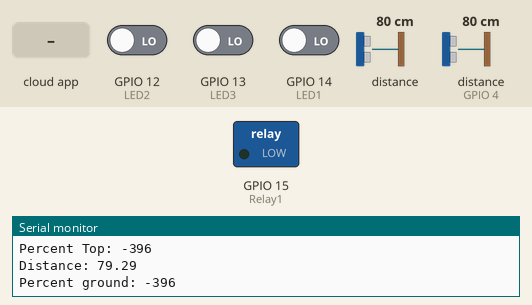
This sketch was run on a simulated ESP8266 (NodeMCU). Parts: switched loads named in the sketch (green lamp = pin HIGH), the last lines printed to the serial monitor. Wiring (inferred from the names in the program): 2 × ultrasonic range finder: trigger GPIO 2, echo GPIO 0 / trigger GPIO 5, echo GPIO 4. Inputs (shaded band) come from the test bench; at power-on: GPIO 12 (LED2) LOW, GPIO 13 (LED3) LOW, GPIO 14 (LED1) LOW, distance to the obstacle 80 cm, distance to the obstacle (sensor on GPIO 4) 80 cm. The echo pulse lasts 58.3 µs per cm; WiFi joins after 1.5 s; servers stay silent unless stated; the Firebase database answers and starts empty; pins used as bus, display or sensor lines are not drawn.

Above: at 2.8 s.
2.9 s: the phone or cloud app sets S2 to 1
6.0 s: the phone or cloud app sets S3 to 1
At 6.9 s:
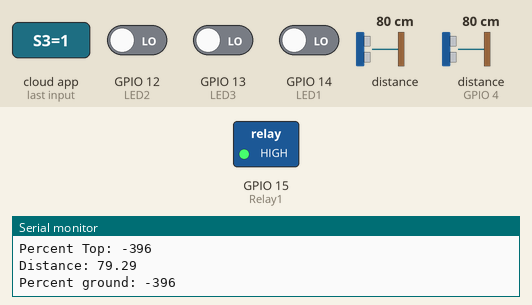
7.5 s: the phone or cloud app sets S3 to 0
At 9.9 s:
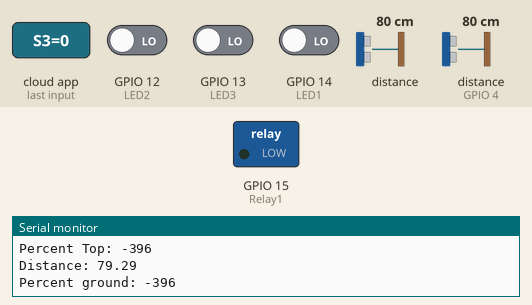
Timing chart, 0 to 11.4 s (numbered marks = the images above; inputs shaded):
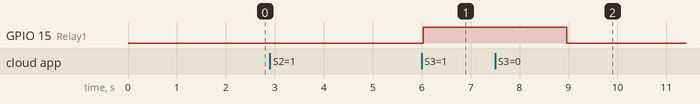

Measured:
- after the input at 6.0 s, GPIO 15 (Relay1): LOW → HIGH at once
- after the input at 7.5 s, GPIO 15 (Relay1): HIGH → LOW after 1.5 s

The sketch:

PUMP_Automation.ino
```cpp
#include <ESP8266WiFi.h>
#include <FirebaseArduino.h>
#define FIREBASE_HOST "pump-automation.firebaseio.com"                     //Your Firebase Project URL goes here without "http:" , "\" and "/"
#define FIREBASE_AUTH "nvjyJOZqPrcYb6m89OdH02k84frLkqYOmB3lW6Xa"       //Your Firebase Database Secret goes here
#define WIFI_SSID "CD"                                               //your WiFi SSID for which yout NodeMCU connects
#define WIFI_PASSWORD "12345678"                                      //Password of your wifi network

#define Relay1 15 //D8
int val1, val2, val3, b1, b2, b3;

// defines pins numbers
const int trigPin = 2;  //D4 Top tank
const int echoPin = 0;  //D3
const int trigPin1 = 5;  //D1 Bottom tank
const int echoPin1 = 4;  //D2

#define LED1 14 //D5
#define LED2 12 //D6
#define LED3 13 //D7

// defines variables for sensor 1
long duration;
float distance;
int percentage;
float maxlevel, tankheight, EmptySpace, ActualDist, Temp;

// defines variables for sensor 2
long duration1;
float distance1;
int percentage1;
float maxlevel1, tankheight1, EmptySpace1, ActualDist1, Temp1;

void setup() {

  pinMode(Relay1, OUTPUT);

  pinMode(LED1, INPUT);
  pinMode(LED2, INPUT);
  pinMode(LED3, INPUT);


  digitalWrite(Relay1, LOW);

  pinMode(trigPin, OUTPUT); // Sets the trigPin as an Output
  pinMode(echoPin, INPUT); // Sets the echoPin as an Input

  pinMode(trigPin1, OUTPUT); // Sets the trigPin as an Output
  pinMode(echoPin1, INPUT); // Sets the echoPin as an Input

  Serial.begin(9600); // Starts the serial communication

  WiFi.begin(WIFI_SSID, WIFI_PASSWORD);
  Serial.print("connecting");
  while (WiFi.status() != WL_CONNECTED) {
    Serial.print(".");
    delay(500);
  }
  Serial.println();
  Serial.print("connected:");
  Serial.println(WiFi.localIP());

  Firebase.begin(FIREBASE_HOST, FIREBASE_AUTH);
  Firebase.setInt("S1", 0);
}

void firebasereconnect()
{
  Serial.println("Trying to reconnect");
  Firebase.begin(FIREBASE_HOST, FIREBASE_AUTH);
}

void loop() {

  b1 = digitalRead(LED1);
  b2 = digitalRead(LED2);
  b3 = digitalRead(LED3);

  if (Firebase.failed())
  {
    Serial.print("setting number failed:");
    Serial.println(Firebase.error());
    firebasereconnect();
    return;
  }
  val2 = Firebase.getString("S2").toInt();
  val3 = Firebase.getString("S3").toInt();                                      //Reading the value of the varialble Status from the firebase

  if (val2 == 1 && val3 == 1)                                                        // If, the Status is 1, turn on the Relay1
  {
    digitalWrite(Relay1, HIGH);
    Serial.println("PUMP  ON");
    Firebase.setInt("R1", 0);
    Firebase.setInt("R2", 0);
  }
  else if (val2 == 1 && val3 == 0)                                                 // If, the Status is 0, turn Off the Relay1
  {
    digitalWrite(Relay1, LOW);
    Serial.println("PUMP  OFF");
    Firebase.setInt("R2", 1);
    Firebase.setInt("R1", 0);
  }

  // Clears the trigPin
  digitalWrite(trigPin, LOW);
  delayMicroseconds(2);

  // Sets the trigPin on HIGH state for 10 micro seconds
  digitalWrite(trigPin, HIGH);
  delayMicroseconds(10);
  digitalWrite(trigPin, LOW);

  // Reads the echoPin, returns the sound wave travel time in microseconds
  duration = pulseIn(echoPin, HIGH);

  // Calculating the distance
  distance = (duration * 0.034) / 2;

  tankheight = 19;
  maxlevel = 0.80 * tankheight;;
  EmptySpace = tankheight - maxlevel;
  Temp = distance - EmptySpace;
  ActualDist = maxlevel - Temp;
  percentage = (ActualDist / maxlevel * 100);

  Firebase.setInt("topt", percentage);

  // Prints the distance on the Serial Monitor
  Serial.print("Distance: ");
  Serial.println(distance);
  Serial.print("Percent Top: ");
  Serial.println(percentage);
  delay(200);

  // Clears the trigPin
  digitalWrite(trigPin1, LOW);
  delayMicroseconds(2);

  // Sets the trigPin on HIGH state for 10 micro seconds
  digitalWrite(trigPin1, HIGH);
  delayMicroseconds(10);
  digitalWrite(trigPin1, LOW);

  // Reads the echoPin, returns the sound wave travel time in microseconds
  duration1 = pulseIn(echoPin1, HIGH);

  // Calculating the distance
  distance1 = (duration1 * 0.034) / 2;

  tankheight1 = 19;
  maxlevel1 = 0.80 * tankheight1;;
  EmptySpace1 = tankheight1 - maxlevel1;
  Temp1 = distance1 - EmptySpace1;
  ActualDist1 = maxlevel1 - Temp1;
  percentage1 = (ActualDist1 / maxlevel1 * 100);

  Firebase.setInt("gndt", percentage1);

  // Prints the distance on the Serial Monitor
  Serial.print("Distance: ");
  Serial.println(distance1);
  Serial.print("Percent ground: ");
  Serial.println(percentage1);
  delay(200);

  val1 = Firebase.getString("S1").toInt();

  if (val1 == 1 && val2 == 0)
  {

    if (percentage >= 80)
    {
      digitalWrite(Relay1, LOW);
      Serial.println("PUMP  OFF");
      Firebase.setInt("R2", 1);
      Firebase.setInt("R1", 0);
    }

    if (percentage < 80 && percentage1 < 50)
    {
      digitalWrite(Relay1, LOW);
      Serial.println("PUMP  OFF");
      Firebase.setInt("R2", 1);
      Firebase.setInt("R1", 0);
    }

    if (percentage <= 20 && percentage1 >= 50)
    {
      digitalWrite(Relay1, HIGH);
      Serial.println("PUMP  ON");
      Firebase.setInt("R1", 0);
      Firebase.setInt("R2", 0);
    }

    if (b1 == 1)
    {
      Firebase.setInt("E1", 1);
      Serial.println("DRY RUN");
      digitalWrite(Relay1, LOW);
      Firebase.setInt("R2", 1);
      Firebase.setInt("R1", 0);
      Serial.println("PUMP  OFF");
    }
    else if (b1 == 0)
    {
      Firebase.setInt("E1", 0);

    }
    if (b2 == 1)
    {
      Firebase.setInt("E2", 1);
      Serial.println("OVERLOADING");
      digitalWrite(Relay1, LOW);
      Firebase.setInt("R2", 1);
      Firebase.setInt("R1", 0);
      Serial.println("PUMP  OFF");
    }
    else if (b2 == 0)
    {
      Firebase.setInt("E2", 0);

    }
    if (b3 == 1)
    {
      Firebase.setInt("E3", 1);
      Serial.println("SINGLE PHASE");
      digitalWrite(Relay1, LOW);
      Firebase.setInt("R2", 1);
      Firebase.setInt("R1", 0);
      Serial.println("PUMP  OFF");
    }
    else if (b3 == 0)
    {
      Firebase.setInt("E3", 0);

    }
  }

}
```
